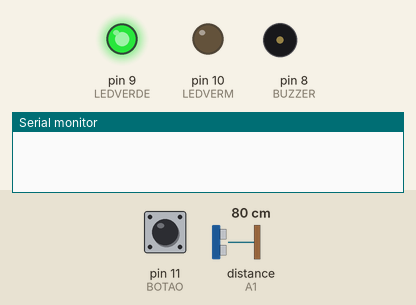
A sketch run on a simulated Arduino Uno, built with avr-gcc and run on an emulated ATmega328P. Parts: output pins drawn as LEDs (lit = HIGH), buzzer (waves = sounding), the last lines printed to the serial monitor. The inputs (shaded band) are chosen by the test bench; at power-on: pin 11 (BOTAO) HIGH, distance to the obstacle (sensor on A1) 80 cm. The echo pulse lasts 58.3 µs per cm; pins used as bus, display or sensor lines are not drawn.

Above: at 2.2 s.
2.3 s: pin 11 (BOTAO) pulled LOW for 0.15 s
At 3.1 s:
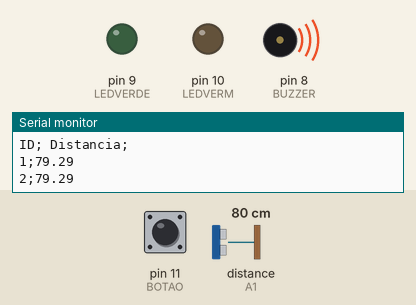
At 4.5 s:
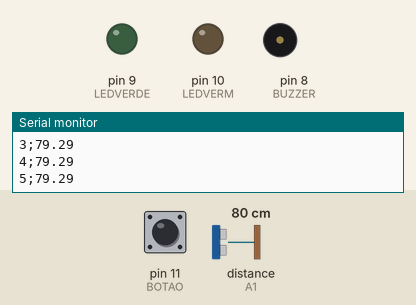
Timing chart, 0 to 18.9 s (numbered marks = the images above; inputs shaded):
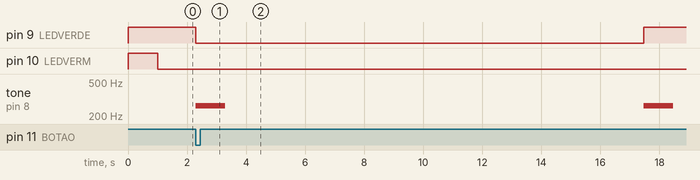

The sketch:

LabMedicao.ino
```cpp
//Acionamento do aparelho
#define BOTAO 11
#define BUZZER 8

//Luzes de sinalização para funcionamento
#define LEDVERM 10
#define LEDVERDE 9

//Pinos do sensor ultrassonico
#define TRIGGER 7
#define ECHO A1

//Definindo o tom do efeito sonoro
#define NOTE_C4  262

int nMedidas = 30; // número de medições que devem ser realizadas

void setup() {
  // put your setup code here, to run once:
  Serial.begin(9600);
  pinMode(BOTAO, INPUT_PULLUP);
  pinMode(LEDVERM, OUTPUT);
  pinMode(LEDVERDE, OUTPUT);
  pinMode(TRIGGER, OUTPUT);
  pinMode(ECHO, INPUT);
  pinMode(BUZZER, OUTPUT);

  digitalWrite(TRIGGER, LOW);
  digitalWrite(LEDVERM, 1);
  digitalWrite(LEDVERDE, 1);
  delay(1000);
  digitalWrite(LEDVERM, 0);
}

void loop() {
  if(digitalRead(BOTAO) == 0){
    LerBotao();
  }
}

void LerBotao(){
  if(digitalRead(BOTAO) == 0){
    tone(BUZZER, NOTE_C4, 1000);
    digitalWrite(LEDVERDE, 0);
    Medir();
    digitalWrite(LEDVERDE, 1);
  }
}

void Medir(){
  Serial.println("ID; Distancia;");
  for(int i = 0; i < nMedidas; i++){
    digitalWrite(LEDVERM, 1);
    DisparaPulso();
    float tempEcho = pulseIn(ECHO, HIGH);// Vai medir o tempo de retorno do pulso
    float distancia = CalculaDistancia(tempEcho); //Chama a função que calcula a distância em cm
    Serial.println(String(i + 1) + ";" + String(distancia)); //em cm
    digitalWrite(LEDVERM, 0);
    delay(500);
  }
  tone(BUZZER, NOTE_C4, 1000);
}

void DisparaPulso(){
  digitalWrite(TRIGGER, HIGH);
  delayMicroseconds(10); //De acordo com a documentação do sensor, deve-se emitir um um sinal de 10 us
  digitalWrite(TRIGGER, LOW);
}

float CalculaDistancia(float tempo){
  //return tempo/58.8;
  return((tempo*0.034)/2);
}
```

Measured:
- after the input at 2.3 s, pin 9 (LEDVERDE): HIGH → LOW at once, → HIGH 15.2 s later; tone on pin 8 (BUZZER): alternates 262 Hz for 1.0 s and silent for 14.2 s, starting at once
